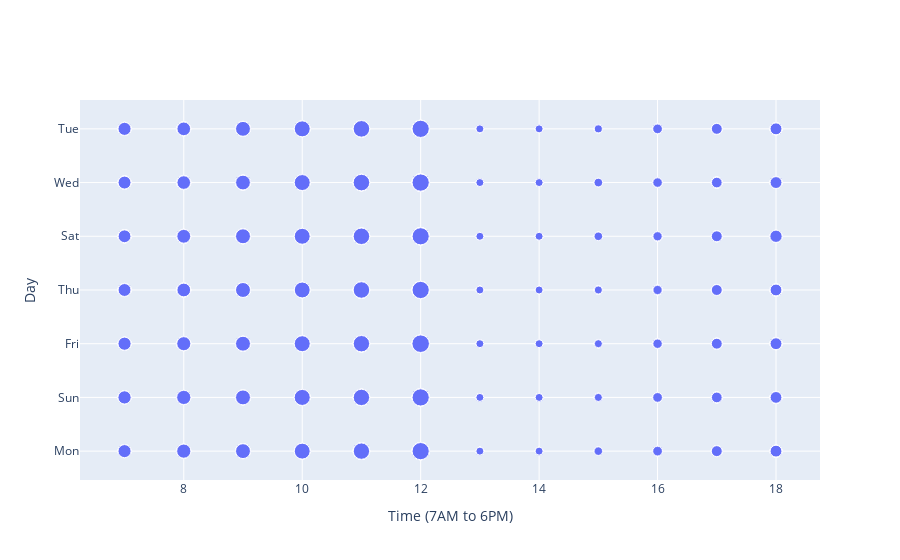

Notebook source saved alongside this figure:
### Code cell
fig1 = go.Figure(data=[go.Scatter(
    x=final_data['Time'],
    y=final_data['Day'],
    mode='markers',
    marker=dict(
        size=final_data['call_id'],
        sizemode='area',
        sizeref= 4.*max(final_data['call_id'])/(25.**2),
        sizemin=4)
)])

fig1.update_xaxes(title_text='Time (7AM to 6PM)')
fig1.update_yaxes(title_text='Day')


fig1.show()

### Figure 1 — Plotly figure (JSON) as saved in the notebook; plotly's stock layout.template omitted (floating-point values rounded to 4 significant figures; data arrays with more than 128 entries replaced by an {"elided": "..."} marker saying what was removed)
{"data": [{"marker": {"size": {"elided": "720 int values"}, "sizemin": 4, "sizemode": "area", "sizeref": 9.216}, "mode": "markers", "type": "scatter", "x": {"elided": "720 int values"}, "y": {"elided": "720 str values"}}], "layout": {"xaxis": {"title": {"text": "Time (7AM to 6PM)"}}, "yaxis": {"title": {"text": "Day"}}}}
